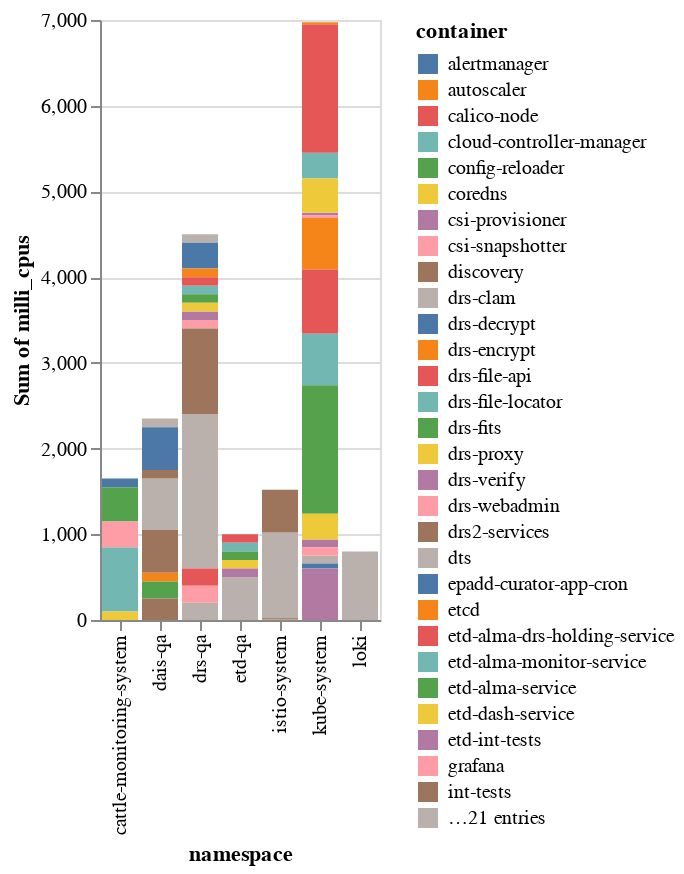

Notebook source saved alongside this figure:
### Code cell
"""Plot data"""
alt.Chart(final_df).mark_bar().encode( # type: ignore
    x='namespace',
    y='sum(milli_cpus)',
    color='container',
)

### Figure 1 — Vega-Lite specification as saved in the notebook (floating-point values rounded to 4 significant figures; data arrays with more than 128 entries replaced by an {"elided": "..."} marker saying what was removed)
{"config": {"view": {"continuousWidth": 300, "continuousHeight": 300}}, "data": {"name": "data-83e4df99b67ef68966fc5941e66375ce"}, "mark": {"type": "bar"}, "encoding": {"color": {"field": "container", "type": "nominal"}, "x": {"field": "namespace", "type": "nominal"}, "y": {"aggregate": "sum", "field": "milli_cpus", "type": "quantitative"}}, "$schema": "https://vega.github.io/schema/vega-lite/v5.20.1.json", "datasets": {"data-83e4df99b67ef68966fc5941e66375ce": {"elided": "159 records"}}}
